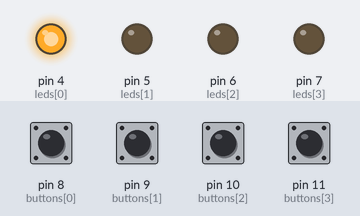
The sketch below on a simulated Arduino Uno, built with avr-gcc and run on an emulated ATmega328P. Parts: output pins drawn as LEDs (lit = HIGH). The test bench sets the inputs (shaded band); at power-on: pin 8 (buttons[0]), pin 9 (buttons[1]), pin 10 (buttons[2]), pin 11 (buttons[3]) HIGH.

Above: at 1.2 s.
1.3 s: pin 9 (buttons[1]) pulled LOW for 0.15 s
At 4.0 s:
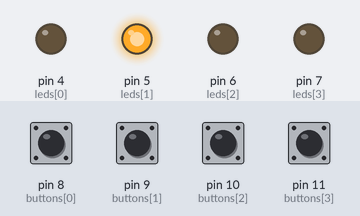
Timing chart, 0 to 10.3 s (numbered marks = the images above; inputs shaded):
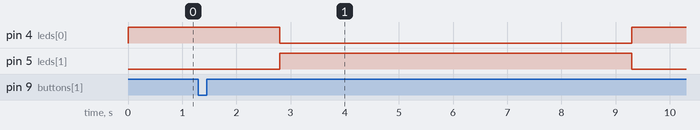

The sketch:

sketch_mar04a.ino
```cpp
#define FLOORS 4
static const uint8_t buttons[FLOORS] = {8,9,10,11};
static const uint8_t leds[FLOORS] = {4,5,6,7};

typedef enum {
  UP = 0,
  DOWN,
  RETURN
} elevator_dir;

static elevator_dir direction;

static volatile bool floor_requested[FLOORS] = {false, false, false, false};
static volatile int up_requests, down_requests;
static int current_floor;

void setup() {
  noInterrupts();
  // Initialize LEDs and buttons
  for (uint8_t i = 0; i < FLOORS; ++i) {
    pinMode(leds[i], OUTPUT);
    pinMode(buttons[i], INPUT_PULLUP);
  }

  // initialize interrupt registers
  PCMSK0 = (1 << PCINT0) | (1 << PCINT1) | (1 << PCINT2) | (1 << PCINT3);
  PCICR = (1 << PCIE0);

  // In the beginning, the elevator is stationary and stays on the first floor
  digitalWrite(leds[0], HIGH);
  direction = RETURN;
  interrupts();
}

void loop() {
  // change elevator direction based on number of up and down requests
  if (up_requests == 0 && down_requests != 0) {
    direction = DOWN;
  } else if (up_requests != 0 && down_requests == 0) {
    direction = UP;
  } else if (up_requests == 0 && down_requests == 0) {
    direction = RETURN;
  }

  // if no request is received and elevator already on the first floor, do nothing.
  if (direction == RETURN && current_floor == 0) return;

  // based on current floor and direction, determines if the elevator reaches a desired floor.
  // If yes, add 5s to the delay to simulate people going in and out of the elevator
  if (floor_requested[current_floor] == true) {
    floor_requested[current_floor] = false;
    if (direction == DOWN) --down_requests;
    else if (direction == UP) --up_requests;
    delay(5000);
    return;
  }
  delay(1500); // simulated 1.5s delay for traversing one floor
  if (direction == DOWN || direction == RETURN) {
    digitalWrite(leds[current_floor--], LOW);
    digitalWrite(leds[current_floor], HIGH);
  } else if (direction == UP) {
    digitalWrite(leds[current_floor++], LOW);
    digitalWrite(leds[current_floor], HIGH);
  }
}

// This segment of code will be executed when a button is pressed.
ISR(PCINT0_vect) {
  for (int i = 0; i < FLOORS; ++i) {
    if (digitalRead(buttons[i]) == LOW) {
      if (floor_requested[i] == false) {
          if (current_floor < i) {
            ++up_requests;
            floor_requested[i] = true;
          } else if (current_floor > i) {
            ++down_requests;
            floor_requested[i] = true;
          }
      }
      break;
    }
  }
}
```

Measured:
- after the input at 1.3 s, pin 4 (leds[0]): HIGH → LOW after 1.5 s, → HIGH 6.5 s later; pin 5 (leds[1]): LOW → HIGH after 1.5 s, → LOW 6.5 s later
